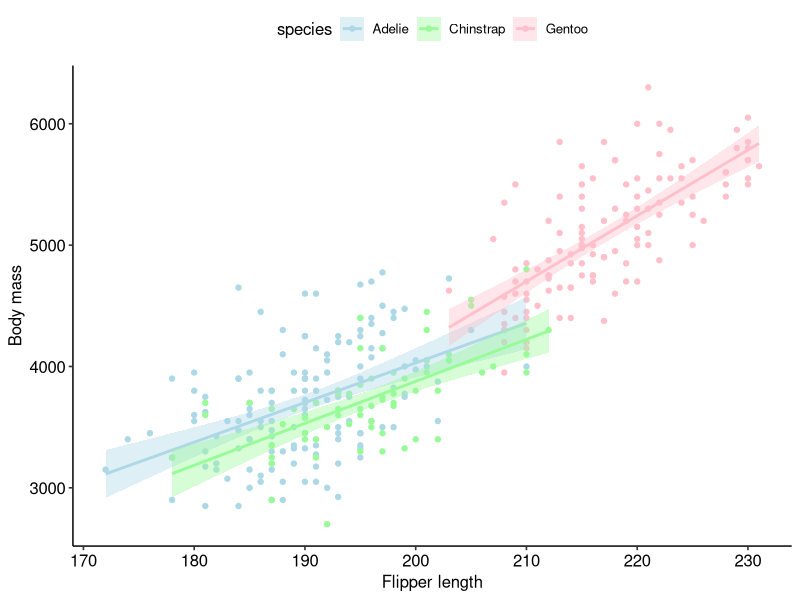

This figure's R source:
# Catch up with simple linear regression
# Continuous variable predicted by another cont variable
# Continuous variable predicted by a categorical variable
# Continuous variable predicted by a continuous and categorical with interaction

# Keywords

# author @ Rahul Venugopal on 17th March 2024

# Load libraries
library(ggplot2)
library(palmerpenguins)
library(dplyr)
library(tidyr)
library(ggpubr)

# Load data
data <- penguins %>%
  select(species,flipper_length_mm,body_mass_g,sex) %>% 
  drop_na()

# Summary of the data set
str(data)

# Does species predict body mass?
# Let us start with visualization
data$species <- as.factor(data$species)

# Set up the theme
theme_update(
  axis.ticks = element_line(color = "grey92"),
  axis.ticks.length = unit(1, "lines"),
  panel.grid.minor = element_blank(),
  legend.title = element_text(size = 20),
  legend.text = element_text(color = "grey30"),
  axis.text.x = element_text(color = "grey20", size = 20),
  axis.text.y = element_text(color = "grey20", size = 20),
  plot.title = element_text(size = 18, face = "bold"),
  plot.subtitle = element_text(size = 12, color = "grey30"),
  plot.caption = element_text(size = 9, margin = margin(t = 15))
) + 
  theme(plot.margin = margin(t = 25, r = 25, b = 10, l = 25)) 

# Body mass predicted by species ------------------------------------------

p1 <- ggplot(data,
             aes(x = species, y = body_mass_g, color = species)) +
  geom_boxplot(alpha = 0.6, width = 0.5) +
  geom_jitter(width = 0.1) +
  labs(x = "Species", y = "Body mass")

bodymass_species <- lm(body_mass_g ~ species,
                       data = data)
summary(bodymass_species)

# Body mass predicted by flipper length -----------------------------------
bodymass_flipper <- lm(body_mass_g ~ flipper_length_mm,
                       data = data)
summary(bodymass_flipper)

# Body mass predicted by flipper length and species -----------------------
bodymass_flipper_species <- lm(body_mass_g ~ flipper_length_mm * species,
                       data = data)
summary(bodymass_flipper_species)

p2 <- ggplot(data,
             aes(x = species, y = flipper_length_mm, color = species)) +
  geom_boxplot(alpha = 0.6, width = 0.5) +
  geom_jitter(width = 0.1) +
  labs(x = "Species", y = "Flipper length")

# Viz
(full_model <- ggplot(data, aes(x = flipper_length_mm, y = body_mass_g)) +
    geom_point(aes(colour = species)) +                                # scatter plot, coloured by sex
    labs(x = "Flipper length", y = "Body mass") +
    stat_smooth(method = "lm", aes(fill = species, colour = species)) +    # adding regression lines for each sex
    scale_colour_manual(values = c("#add8e6", "#98fb98", "#ffc0cb")) +
    scale_fill_manual(values = c("#add8e6", "#98fb98", "#ffc0cb")) +
    theme_pubr())